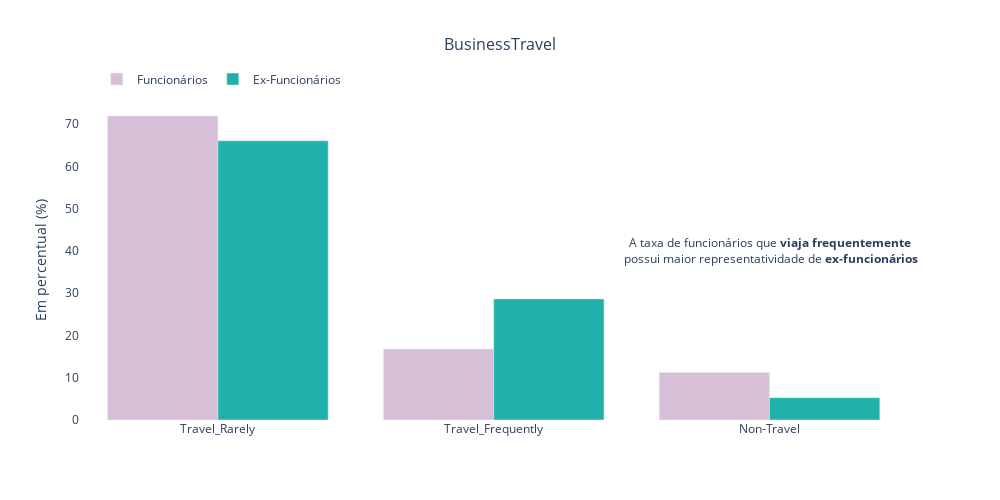

The notebook cell saved with this chart:
### Code cell
# Distribuição da treinamentos realizados no último ano

fig = go.Figure()

fig.add_trace(go.Bar(
    x=dados_funcionarios['BusinessTravel'].value_counts(normalize=True).index,
    y=dados_funcionarios['BusinessTravel'].value_counts(normalize=True)*100,
    marker_color='thistle',
    name='Funcionários'
))

fig.add_trace(go.Bar(
    x=dados_ex_funcionarios['BusinessTravel'].value_counts(normalize=True).index,
    y=dados_ex_funcionarios['BusinessTravel'].value_counts(normalize=True)*100,
    marker_color='lightseagreen',
    name='Ex-Funcionários'
))

fig.update_layout(
    title='BusinessTravel',
    title_x=0.5, 
    title_font=dict(size=16),  
    barmode='group',
    width=1000,
    height=500, 
    plot_bgcolor='rgba(0,0,0,0)',
    legend=dict(
        orientation="h",
        yanchor="bottom",
        y=1.02,
        xanchor="left",
        x=0.02  
))

fig.add_annotation(
    x=2, 
    y=40,
    text="A taxa de funcionários que <b>viaja frequentemente</b><br> possui maior representatividade de <b>ex-funcionários",
    showarrow=False,
    font=dict(size=12),
    align='center')

fig.update_yaxes(title="Em percentual (%)")

fig.show()

### Figure 1 — Plotly figure (JSON) as saved in the notebook; plotly's stock layout.template omitted (floating-point values rounded to 4 significant figures)
{"data": [{"marker": {"color": "thistle"}, "name": "Funcionários", "type": "bar", "x": ["Travel_Rarely", "Travel_Frequently", "Non-Travel"], "y": [71.93, 16.81, 11.26]}, {"marker": {"color": "lightseagreen"}, "name": "Ex-Funcionários", "type": "bar", "x": ["Travel_Rarely", "Travel_Frequently", "Non-Travel"], "y": [66.06, 28.66, 5.285]}], "layout": {"annotations": [{"align": "center", "font": {"size": 12}, "showarrow": false, "text": "A taxa de funcionários que <b>viaja frequentemente</b><br> possui maior representatividade de <b>ex-funcionários", "x": 2, "y": 40}], "barmode": "group", "height": 500, "legend": {"orientation": "h", "x": 0.02, "xanchor": "left", "y": 1.02, "yanchor": "bottom"}, "plot_bgcolor": "rgba(0,0,0,0)", "title": {"font": {"size": 16}, "text": "BusinessTravel", "x": 0.5}, "width": 1000, "yaxis": {"title": {"text": "Em percentual (%)"}}}}
